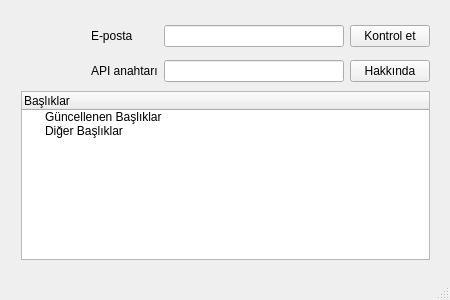
<?xml version="1.0" encoding="UTF-8"?>
<ui version="4.0">
 <class>EksigatorWindow</class>
 <widget class="QMainWindow" name="EksigatorWindow">
  <property name="geometry">
   <rect>
    <x>0</x>
    <y>0</y>
    <width>450</width>
    <height>300</height>
   </rect>
  </property>
  <property name="sizePolicy">
   <sizepolicy hsizetype="Fixed" vsizetype="Fixed">
    <horstretch>0</horstretch>
    <verstretch>0</verstretch>
   </sizepolicy>
  </property>
  <property name="minimumSize">
   <size>
    <width>450</width>
    <height>300</height>
   </size>
  </property>
  <property name="maximumSize">
   <size>
    <width>450</width>
    <height>300</height>
   </size>
  </property>
  <property name="baseSize">
   <size>
    <width>450</width>
    <height>300</height>
   </size>
  </property>
  <property name="windowTitle">
   <string>Ek$igator</string>
  </property>
  <property name="windowIcon">
   <iconset resource="resources.qrc">
    <normaloff>:/logo/resources/logo.png</normaloff>:/logo/resources/logo.png</iconset>
  </property>
  <property name="tabShape">
   <enum>QTabWidget::Triangular</enum>
  </property>
  <widget class="QWidget" name="centralWidget">
   <widget class="QWidget" name="layoutWidget">
    <property name="geometry">
     <rect>
      <x>10</x>
      <y>10</y>
      <width>431</width>
      <height>261</height>
     </rect>
    </property>
    <layout class="QGridLayout" name="gridLayout">
     <item row="0" column="0" rowspan="2">
      <widget class="QWidget" name="widget" native="true">
       <property name="minimumSize">
        <size>
         <width>64</width>
         <height>64</height>
        </size>
       </property>
       <property name="styleSheet">
        <string>background:url(:/logo/resources/logo.png)</string>
       </property>
      </widget>
     </item>
     <item row="0" column="1">
      <widget class="QLabel" name="label">
       <property name="text">
        <string>E-posta</string>
       </property>
      </widget>
     </item>
     <item row="0" column="2">
      <widget class="QLineEdit" name="emailField"/>
     </item>
     <item row="0" column="3">
      <widget class="QPushButton" name="fetchButton">
       <property name="enabled">
        <bool>true</bool>
       </property>
       <property name="text">
        <string>Kontrol et</string>
       </property>
      </widget>
     </item>
     <item row="1" column="1">
      <widget class="QLabel" name="label_2">
       <property name="text">
        <string>API anahtarı</string>
       </property>
      </widget>
     </item>
     <item row="1" column="2">
      <widget class="QLineEdit" name="apiKeyField"/>
     </item>
     <item row="1" column="3">
      <widget class="QPushButton" name="aboutButton">
       <property name="text">
        <string>Hakkında</string>
       </property>
      </widget>
     </item>
     <item row="2" column="0" colspan="4">
      <widget class="QTreeWidget" name="treeWidget">
       <column>
        <property name="text">
         <string>Başlıklar</string>
        </property>
       </column>
       <item>
        <property name="text">
         <string>Güncellenen Başlıklar</string>
        </property>
        <property name="flags">
         <set>ItemIsSelectable|ItemIsEnabled</set>
        </property>
       </item>
       <item>
        <property name="text">
         <string>Diğer Başlıklar</string>
        </property>
        <property name="flags">
         <set>ItemIsSelectable|ItemIsEnabled</set>
        </property>
       </item>
      </widget>
     </item>
    </layout>
   </widget>
  </widget>
  <widget class="QStatusBar" name="statusBar"/>
 </widget>
 <layoutdefault spacing="6" margin="11"/>
 <resources>
  <include location="resources.qrc"/>
 </resources>
 <connections/>
</ui>
